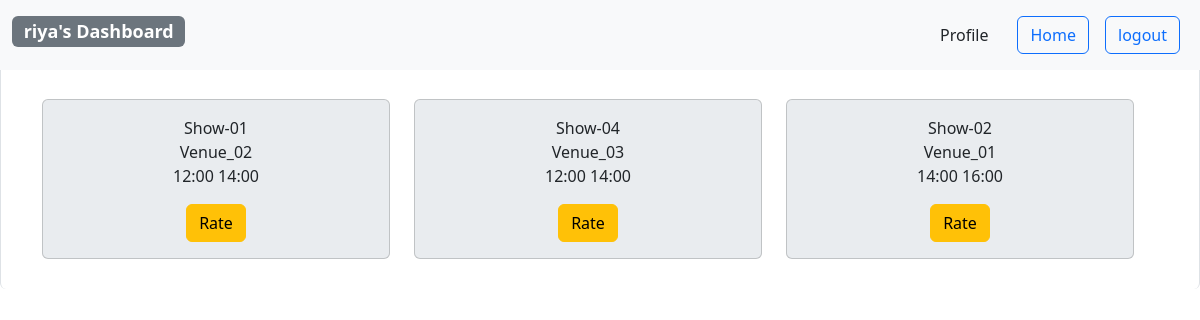
Screenshot of /ts/user/user_booking/riya@gmail.com (signed in) with the database file from the repository.
### application/models.py (models this page shows)
class User(db.Model):
    __tablename__ = 'user'
    user_id = db.Column(db.String, primary_key=True)
    user_name = db.Column(db.String(20), nullable=False)
    user_mobile = db.Column(db.String(10), nullable=False)
    user_pass = db.Column(db.String, nullable=False)
    tickets = db.relationship('Ticket', secondary='user_tickets')

class Show(db.Model):
    __tablename__='show'
    show_id=db.Column(db.Integer, primary_key=True, autoincrement=True)
    show_name = db.Column(db.String, nullable=False)
    show_rating = db.Column(db.Float)
    show_tag = db.Column(db.String(20), nullable=False)
    show_price = db.Column(db.Float, nullable=False)
    no_seats = db.Column(db.Integer, nullable=False)
    show_stime = db.Column(db.DateTime)
    show_etime = db.Column(db.DateTime)

class Venue(db.Model):
    __tablename__= 'venue'
    venue_id=db.Column(db.Integer, primary_key=True, autoincrement = True)
    venue_name = db.Column(db.String, nullable=False)
    venue_place = db.Column(db.String, nullable=False)
    venue_capacity = db.Column(db.Integer, nullable=False)
    venue_location = db.Column(db.String, nullable=False)
    shows = db.relationship('Show', secondary='venue_shows')

### application/userControllers.py (the view)
@app.route('/ts/user/user_booking/<string:userid>', methods=['POST','GET'])
def user_booking(userid):
    if 'username' in session:
        user = User.query.filter_by(user_id=userid).first()
        shows=[]
        venues=[]
        for ticket in user.tickets:
            shows+=Show.query.filter_by(show_id=ticket.show_id).with_entities(Show.show_id, Show.show_name, Show.show_stime, Show.show_etime).all()
            venues+=Venue.query.filter_by(venue_id=ticket.venue_id).with_entities(Venue.venue_name).all()
        user_id=user.user_id
        i=user_id.index("@")
        user_id=user_id[:i]
        return render_template('mybookings.html', user_id=user_id, user=user, shows=shows, venues=venues, limit=len(shows))
    else:
        return redirect(url_for('user_login'))

### templates/mybookings.html (shortened to what this page needs)
<!DOCTYPE html>
<html lang="en">
<head>
    <link rel="stylesheet" href="{{url_for('static', filename='bootstrap/css/bootstrap.min.css')}}">
    <link rel="stylesheet" href="{{url_for('static', filename='style.css')}}">
</head>
<body class="scrollarea rounded border border-bottom-0 row-gap-5" style="padding-top: 50px; padding-bottom: 30px;">
    <div class="container text-center">
        <nav class="navbar navbar-expand-lg fixed-top bg-light">
            <div class="container-fluid align-middle">
                <div class="d-flex flex-row">
                    <h4><span class="badge bg-secondary">{{ user_id }}'s Dashboard</span></h4>
                </div>
                <div class="d-flex flex-row-reverse">
                    <div class="p-2"><a href="{{url_for('logout_user')}}" class="btn btn-outline-primary">logout</a></div>
                    <div class="p-2"><a href="{{url_for('user_dashboard', userid=user.user_id)}}" class="btn btn-outline-primary">Home</a></div>
                    <div class="p-2"><button class="btn btn-primary-disabled">Profile</button></div>
                </div>
            </div>
        </nav>
        {% if shows|length > 0 %}
        <div class="row">
            <div class="row row-cols-1 row-cols-md-3 g-4">
                {% for i in range(limit) %}
                <div class="col">
                    <div class="card text-center bg-body-secondary">
                        <div class="card-body">
                            <div class="col">
                                {{ shows[i][1]}}
                            </div>
                            <div class="col">
                                {{ venues[i][0] }}
                            </div>
                            <div class="col">
                                <p>
                                    {{ shows[i][2].strftime('%H:%M') }} {{ shows[i][3].strftime('%H:%M') }}
                                </p>
                            </div>
                            <div class="col">
                                <form action="{{url_for('rate_show', show_id=shows[i][0], user_id=user.user_id)}}" method="get">
                                    <button class="btn btn-warning" type="submit">Rate</button>
                                </form>
                            </div>
                        </div>
                    </div>
                </div>
                {% endfor %}
            </div>
        </div>
        {% else %}
        <div class="alert alert-info" role="alert">
            You have not booked any show yet, Click on home and book your first show!
        </div>
        {% endif %}
    </div>
</body>
</html>

### static/style.css (style rules this page uses)
.scrollarea { overflow-y: scroll; overflow-x: hidden; }

### rows the page displays
User: user_name "riya"
Show: show_name "Show-01"
Venue: venue_name "Venue_02"
Show: show_name "Show-04"
Venue: venue_name "Venue_03"
Show: show_name "Show-02"
Venue: venue_name "Venue_01"

### other values shown
{{ shows[i][2].strftime('%H:%M') }} "12:00" "12:00" "14:00"
{{ shows[i][3].strftime('%H:%M') }} "14:00" "14:00" "16:00"
